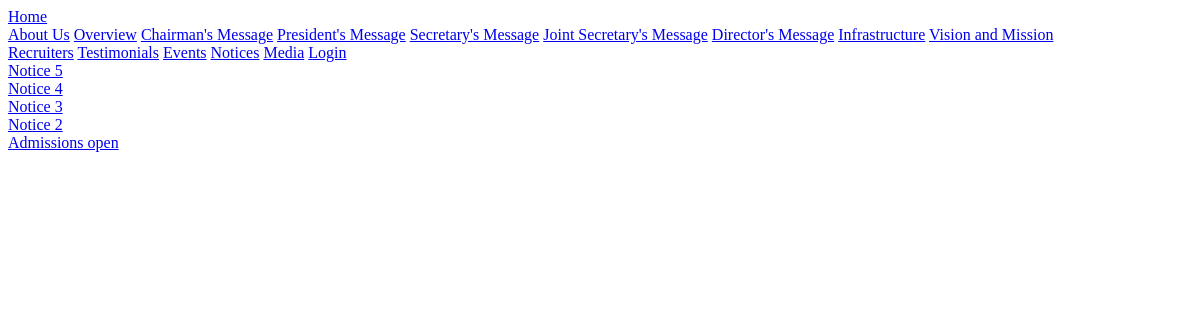
/frontend/view-notices/, run on an earlier commit of the app's database.
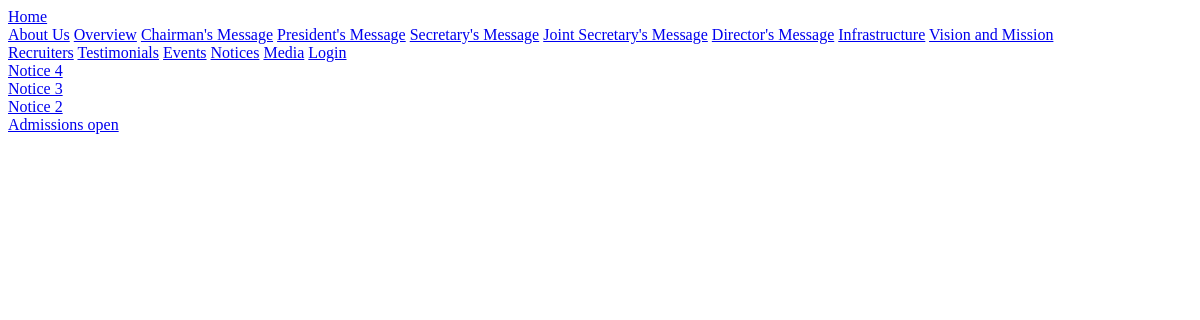
And on a later commit of the database.
### frontend/models.py (models this page shows, shortened)
class Notice(models.Model):
	text = models.TextField(blank=False)
	pdf = models.FileField(upload_to='pdf/notices', blank=False)
	on_landing = models.BooleanField(blank=False)
	created_at = models.DateField(auto_now=True)
	class Meta():
		ordering = ['-pk']

### frontend/views.py (the view)
# urls.py: path('view-notices/', views.view_notices, name='view_notices'),
def view_notices(request):
	notices = models.Notice.objects.all()
	return render(request, 'frontend/view-notices.html', {'notices': notices})

### account/context_processors.py (called while the page is built)
def UserList(request):
    admin_all = [u['user'] for u in models.AdminUser.objects.all().values('user')]
    frontend_all = [u['user'] for u in models.FrontEndUser.objects.all().values('user')]
    return {'admin_all':admin_all, 'frontend_all':frontend_all}

### frontend/templates/frontend/view-notices.html (shortened to what this page needs)
{% extends 'base.html' %}
{% block content %}
<br>
    {% if not user.is_authenticated %}
    {% for notice in notices %}
        <a href="{{ notice.pdf.url }}">{{ notice.text }}</a><Br>
    {% endfor %}
    {% endif %}
{% endblock %}

### templates/base.html (shortened to what this page needs)
<!DOCTYPE html>
{% load staticfiles %}
<html lang="en">
<head>
</head>
<body>
    <a href="{% url 'home' %}">Home</a>
    <br>
    <a href="{% url 'frontend:view_about_us' uid=1 %}">About Us</a>
    <a href="{% url 'frontend:view_about_us' uid=1 %}">Overview</a>
    <a href="{% url 'frontend:view_about_us' uid=2 %}">Chairman's Message</a>
    <a href="{% url 'frontend:view_about_us' uid=3 %}">President's Message</a>
    <a href="{% url 'frontend:view_about_us' uid=4 %}">Secretary's Message</a>
    <a href="{% url 'frontend:view_about_us' uid=5 %}">Joint Secretary's Message</a>
    <a href="{% url 'frontend:view_about_us' uid=6 %}">Director's Message</a>
    <a href="{% url 'frontend:view_about_us' uid=8 %}">Infrastructure</a>
    <a href="{% url 'frontend:view_about_us' uid=7 %}">Vision and Mission</a>
    <br>
    <a href="{% url 'frontend:view_recruiters' %}">Recruiters</a>
    <a href="{% url 'frontend:view_testimonials' %}">Testimonials</a>
    <a href="{% url 'frontend:view_events' %}">Events</a>
    <a href="{% url 'frontend:view_notices' %}">Notices</a>
    <a href="{% url 'frontend:view_medias' %}">Media</a>
    {% if not user.is_authenticated %}
        <a href="{% url 'account:login' %}">Login</a>
    {% endif %}
    {% block content %}
    {% endblock %}
</body>
</html>

What changed in the data, as far as the page shows it:
removed Notice: text "Notice 5"
